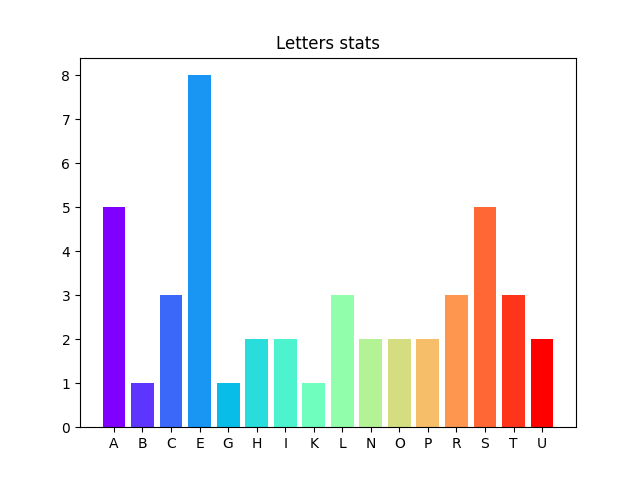

Reproduce this figure in Python.
import matplotlib.pyplot as plt
import numpy as n
from collections import OrderedDict
import matplotlib.cm as cm
import os

def replace_all(str):
    chars = '\\`*_{}[]()>#+-.!$?\' '
    for c in chars:
        str = str.replace(c, '')
    return str

fig = plt.figure()

def letters_graph(text, ax):
    text = text.upper()
    data = {i.upper(): text.count(i) for i in set(replace_all(text))}
    stat = OrderedDict(sorted(data.items(), key=lambda x:x[0]))
    colors = cm.rainbow(n.linspace(0, 1, len(stat)))
    ax.bar(stat.keys(), stat.values(), color=colors)
    plt.savefig(os.path.join('L14', '14.1.png'))
    plt.show()

ax1 = fig.add_subplot()
ax1.set_title('Letters stats')

with open(os.path.join('L14', 'text.txt')) as f:
    data = f.read()
    letters_graph(data, ax1)
